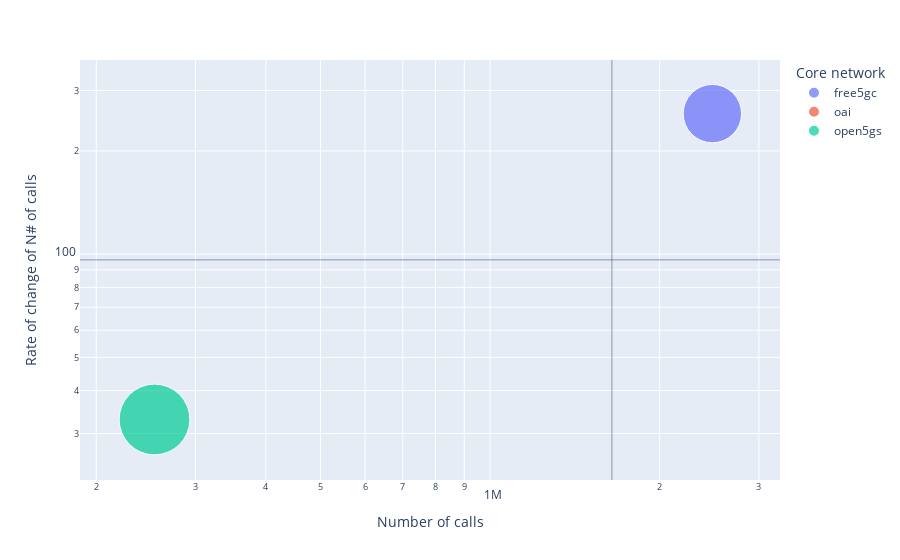

Source (notebook cell):
### Code cell
# Get the data
syscall_scatter_df = spark.read.option("basePath", basePath).json(
    f"{basePath}/cn=*/ues=*/tool=syscount")

df_syscall_scatter = syscall_scatter_df.toPandas()
df_syscall_scatter['avg'] = ((df_syscall_scatter['time (ms)'] / df_syscall_scatter['count']) / 100)
study_syscalls = ['futex', 'epoll_wait', 'epoll_wait2', 'epoll_pwait', 'epoll_pwait2', 'poll', 'ppoll', 'select', 'nanosleep', 'clock_nanosleep', 'read', 'write', 'recv', 'recvfrom', 'recvmsg', 'recvmmsg', 'send', 'sendto', 'sendmsg', 'sendmmsg', 'sched_yield']
df_syscall_scatter =df_syscall_scatter[df_syscall_scatter["syscall"].isin(study_syscalls)]

# Calculate average rate of increase per slot
sorted_df = df_syscall_scatter.groupby(['cn', 'syscall', 'ues']).first().sort_values(by='ues').reset_index()

sorted_df['diff'] = sorted_df.groupby(['cn', 'syscall'])['count'].diff() / sorted_df.groupby(['cn', 'syscall'])['ues'].diff()

sum_df = sorted_df.groupby(['cn'])['count'].sum().to_frame()
duration_df = sorted_df.groupby(['cn'])['time (ms)'].sum().to_frame()
mean_df = sorted_df.groupby(['cn', 'syscall'])['diff'].mean().to_frame()
mean_2_df = mean_df.groupby(['cn'])['diff'].mean().to_frame()


merged_df = pd.merge(sum_df, duration_df, on=['cn']) \
             .merge(mean_2_df.rename(columns={'diff': 'rct'}), on=['cn']).reset_index()

merged_df.to_csv("merged_df.csv")
merged_df['avg_duration'] = (merged_df['time (ms)'] / 1000000)
merged_df["avg_duration"] = [0.5 if val < 1 else val for val in merged_df['avg_duration']]

fig = px.scatter(merged_df, x="count", y="rct",
            labels=labels,
            # title="Total number of calls against thier rate of change as the number of UEs generated increases per Core network. Each bubble represents a syscall.",
	         size="avg_duration", color="cn",
                # hover_name="syscall",
                 log_x=True, log_y=True, size_max=50)
fig.update_layout(title_font=dict(size=10))
x_avg = merged_df['count'].mean()
y_avg = merged_df['rct'].mean()
fig.add_vline(x=x_avg, line_width=1, opacity=0.5)
fig.add_hline(y=y_avg, line_width=1, opacity=0.5)
#label each bubble
# fig.update_traces(textposition='top center')

# fig.update_layout(
#     height=600,     
#     width=800
# )

# fig.update_layout(
#     yaxis=dict(
#         range=[-50, 200]
#     )
# )

fig.show()
fig.write_image(f"plotly/syscalls_scatter_summary.jpeg")

### Figure 1 — Plotly figure (JSON) as saved in the notebook; plotly's stock layout.template omitted (floating-point values rounded to 4 significant figures)
{"data": [{"hovertemplate": "Core network=free5gc<br>Number of calls=%{x}<br>Rate of change of N# of calls=%{y}<br>Time (ms)=%{marker.size}<extra></extra>", "legendgroup": "free5gc", "marker": {"color": "#636efa", "size": [24.71], "sizemode": "area", "sizeref": 0.01452, "symbol": "circle"}, "mode": "markers", "name": "free5gc", "orientation": "v", "showlegend": true, "type": "scatter", "x": [2480983], "xaxis": "x", "y": [257.0], "yaxis": "y"}, {"hovertemplate": "Core network=oai<br>Number of calls=%{x}<br>Rate of change of N# of calls=%{y}<br>Time (ms)=%{marker.size}<extra></extra>", "legendgroup": "oai", "marker": {"color": "#EF553B", "size": [19.05], "sizemode": "area", "sizeref": 0.01452, "symbol": "circle"}, "mode": "markers", "name": "oai", "orientation": "v", "showlegend": true, "type": "scatter", "x": [2201550], "xaxis": "x", "y": [-1.201], "yaxis": "y"}, {"hovertemplate": "Core network=open5gs<br>Number of calls=%{x}<br>Rate of change of N# of calls=%{y}<br>Time (ms)=%{marker.size}<extra></extra>", "legendgroup": "open5gs", "marker": {"color": "#00cc96", "size": [36.3], "sizemode": "area", "sizeref": 0.01452, "symbol": "circle"}, "mode": "markers", "name": "open5gs", "orientation": "v", "showlegend": true, "type": "scatter", "x": [253775], "xaxis": "x", "y": [32.96], "yaxis": "y"}], "layout": {"legend": {"itemsizing": "constant", "title": {"text": "Core network"}, "tracegroupgap": 0}, "margin": {"t": 60}, "shapes": [{"line": {"width": 1}, "opacity": 0.5, "type": "line", "x0": 1645436, "x1": 1645436, "xref": "x", "y0": 0, "y1": 1, "yref": "y domain"}, {"line": {"width": 1}, "opacity": 0.5, "type": "line", "x0": 0, "x1": 1, "xref": "x domain", "y0": 96.24, "y1": 96.24, "yref": "y"}], "title": {"font": {"size": 10}}, "xaxis": {"anchor": "y", "domain": [0, 1], "title": {"text": "Number of calls"}, "type": "log"}, "yaxis": {"anchor": "x", "domain": [0, 1], "title": {"text": "Rate of change of N# of calls"}, "type": "log"}}}
